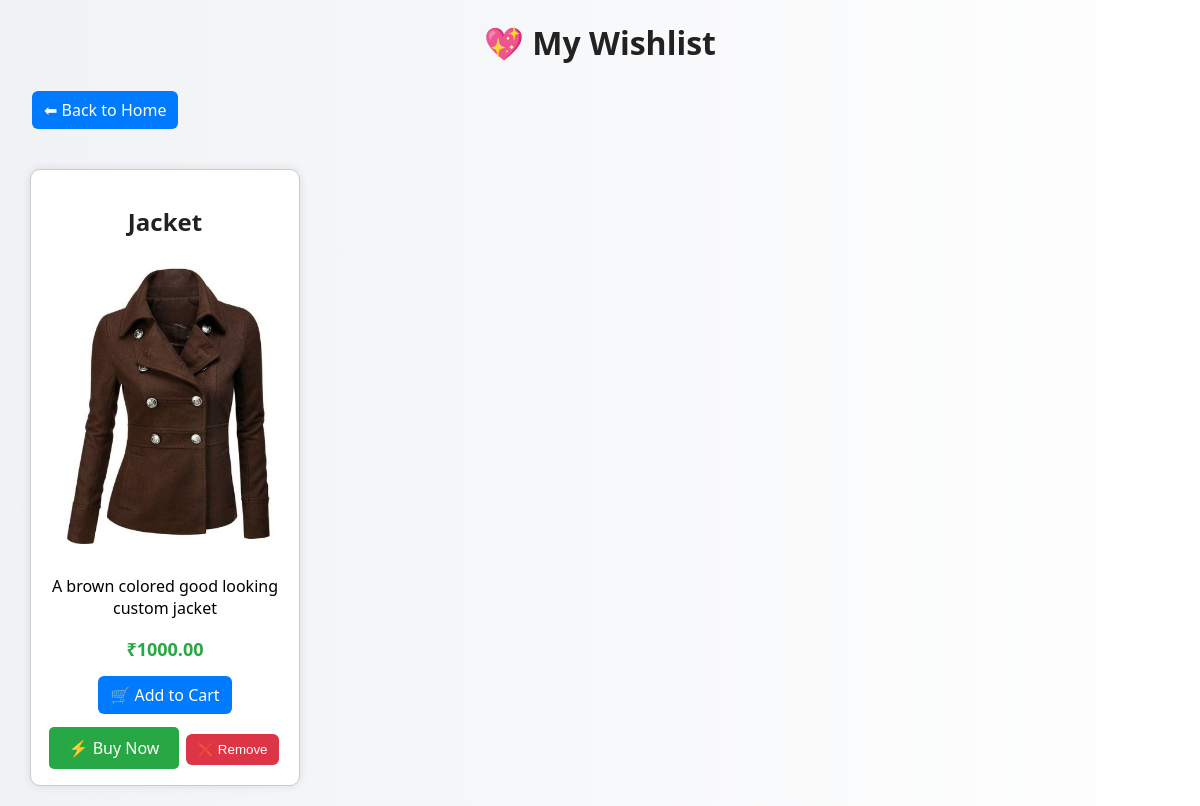
/wishlist/ (signed in), run on the app's committed database.
### store/models.py (models this page shows, shortened)
class Wishlist(models.Model):
    user = models.ForeignKey(User, on_delete=models.CASCADE)
    product = models.ForeignKey('Product', on_delete=models.CASCADE)
    class Meta:
        unique_together = ('user', 'product')

class Product(models.Model):
    name = models.CharField(max_length=100)
    price = models.DecimalField(max_digits=8, decimal_places=2)
    description = models.TextField()
    image = models.ImageField(upload_to='products/', null=True, blank=True)
    category = models.ForeignKey(Category, on_delete=models.CASCADE, null=True, blank=True)  # 👈 Add this safely

### store/views.py (the view)
# urls.py: path('wishlist/', views.view_wishlist, name='wishlist'),
@login_required
def view_wishlist(request):
    items = Wishlist.objects.filter(user=request.user)
    return render(request, 'store/wishlist.html', {'items': items})

### store/templates/store/wishlist.html (shortened to what this page needs)
{% load static %}
<!DOCTYPE html>
<html>
<head>
    <link rel="stylesheet" href="{% static 'store/style.css' %}">
</head>
<body>
<h1>💖 My Wishlist</h1>
<a href="{% url 'home' %}" class="btn" style="margin-bottom: 20px; display: inline-block;">
    ⬅ Back to Home
</a>
{% if items %}
    <div class="wishlist-grid">
        {% for item in items %}
            <div class="product">
                <h2>{{ item.product.name }}</h2>
                {% if item.product.image %}
                    <img src="{{ item.product.image.url }}" alt="{{ item.product.name }}">
                {% endif %}
                <p>{{ item.product.description }}</p>
                <p class="price">₹{{ item.product.price }}</p>
                <a href="{% url 'add_to_cart' item.product.id %}" class="btn">🛒 Add to Cart</a>
{% if user.is_authenticated %}
    <a href="{% url 'add_to_buy' item.product.id %}"
       style="padding: 10px 20px; background-color: #28a745; color: white; text-decoration: none; border-radius: 5px; display: inline-block; margin-top: 8px;">
       ⚡ Buy Now
    </a>
{% else %}
    <p><a href="{% url 'login' %}">Login</a> to buy now</p>
{% endif %}
                <form method="POST" action="{% url 'remove_from_wishlist' item.product.id %}" style="display:inline;">
                    <button type="submit" class="btn danger-btn">❌ Remove</button>
                </form>
            </div>
        {% endfor %}
    </div>
{% else %}
    <p>Your wishlist is empty.</p>
{% endif %}
</body>
</html>

### store/static/store/style.css (style rules this page uses)
body { font-family: 'Segoe UI', Tahoma, Geneva, Verdana, sans-serif; background: linear-gradient(to right, #f0f2f5, #ffffff); margin: 0; padding: 0 30px; }
h1, h2 { color: #222; }
.product { background-color: #ffffff; border-radius: 12px; padding: 20px; margin-bottom: 20px; box-shadow: 0 4px 10px rgba(0, 0, 0, 0.08); transition: transform 0.2s ease; }
.product img { max-width: 100%; height: auto; border-radius: 8px; margin: 10px 0; }
.price { font-size: 18px; font-weight: bold; color: #28a745; margin-bottom: 10px; }
.btn { display: inline-block; padding: 8px 16px; background-color: #007bff; color: #fff; text-decoration: none; border-radius: 6px; font-weight: 500; transition: background-color 0.3s ease; border: none; cursor: pointer; }
.top-bar select,button,a,#nav-selectt { display: inline-block; position: relative; background-color: #007bff; color: #fff; text-decoration: none; font-weight: 500; transition: background-color 0.3s ease; border: none; cursor: pointer; }
.btn { padding: 8px 12px; background-color: #2e86de; color: white; text-decoration: none; border: none; border-radius: 5px; margin-right: 8px; cursor: pointer; }

### store/templates/store/wishlist.html (style rules this page uses)
.wishlist-grid { display: grid; grid-template-columns: repeat(auto-fill, minmax(250px, 1fr)); gap: 20px; margin-top: 20px; }
.product { border: 1px solid #ccc; border-radius: 10px; padding: 15px; background-color: #fff; box-shadow: 0 0 10px rgba(0,0,0,0.1); text-align: center; }
.product img { max-width: 100%; height: auto; border-radius: 8px; }
.btn { display: inline-block; margin: 5px 2px; padding: 8px 12px; background-color: #007bff; color: white; border: none; border-radius: 6px; text-decoration: none; cursor: pointer; }
.danger-btn { background-color: #dc3545; }
h1 { text-align: center; }

### data on the page
Wishlist: product.name "Jacket", product.image (picture), product.description "A brown colored good looking custom jacket", product.price "1000.00"
